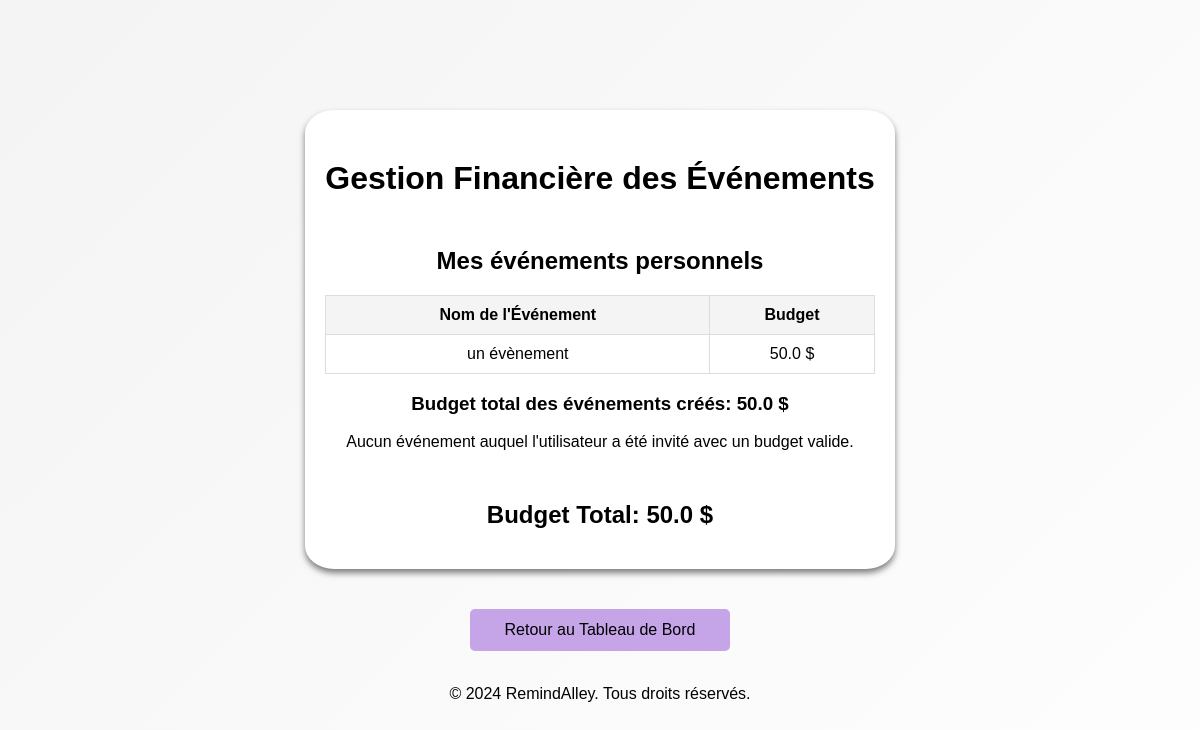
/user/finance (signed in), run on an earlier commit of the app's database.
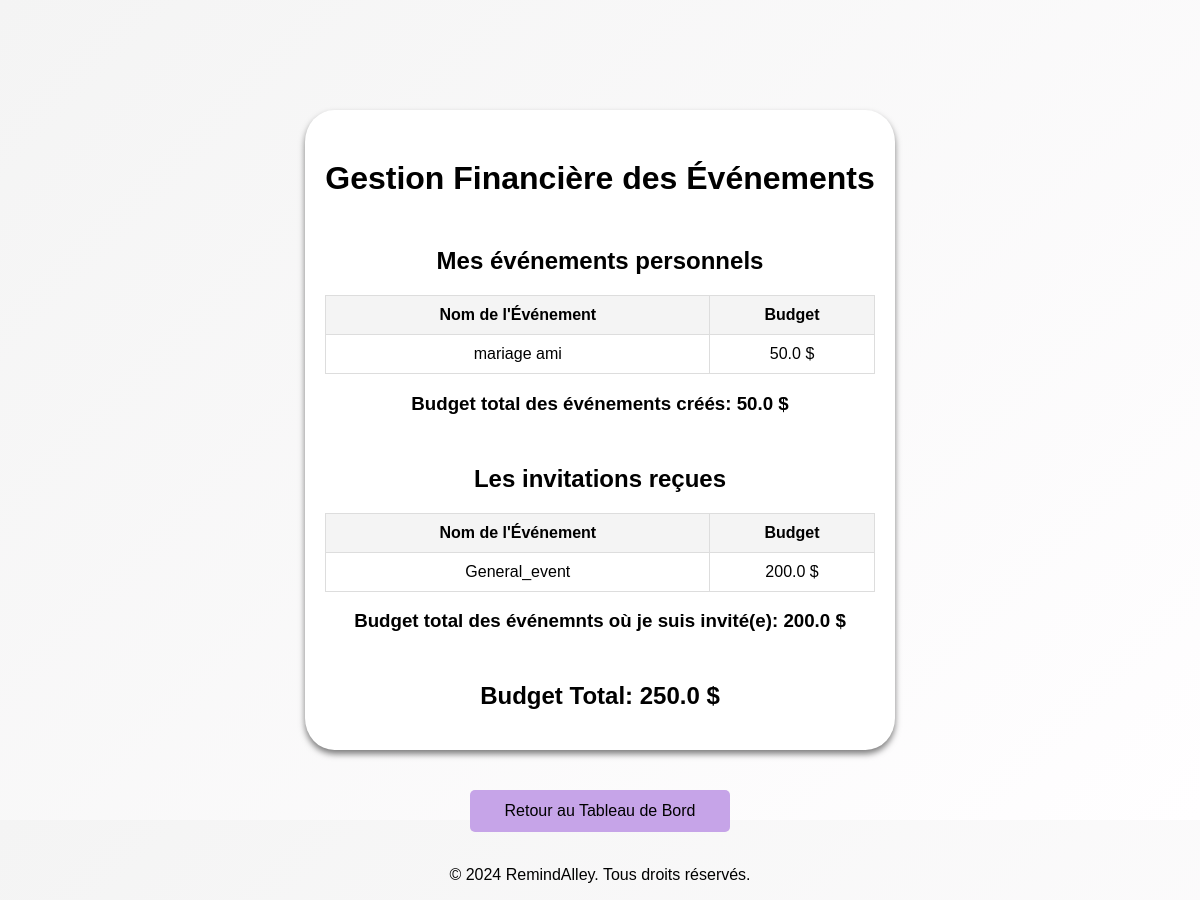
And on a later commit of the database.
### app/models/event.py (models this page shows)
class Event(db.Model):
    __tablename__ = 'event'
    id = db.Column(db.Integer, primary_key = True)
    title = db.Column(db.String(120), nullable=False)
    date = db.Column(db.DateTime, nullable=False)
    zoom_link = db.Column(db.String(500))
    budget = db.Column(db.Float)
    cost = db.Column(db.Float)
    description = db.Column(db.String(500))
    comments = db.Column(db.String(500))
    owner_id = db.Column(db.Integer, db.ForeignKey('user.id'), nullable=False)
    event_type = db.Column(db.String(50), nullable=False)
    priority = db.Column(db.String(50), nullable=False)
    location = db.Column(db.String(150))
    marriage_details = db.relationship('MarriageEvent', uselist=False, backref='event', cascade="all, delete-orphan")
    party_details = db.relationship('PartyEvent', uselist=False, backref='event', cascade="all, delete-orphan")
    meeting_details = db.relationship('MeetingEvent', uselist=False, backref='event', cascade="all, delete-orphan")
    festival_details = db.relationship('FestivalEvent', uselist=False, backref='event', cascade="all, delete-orphan")

### app/routes/user.py (the view)
@user_bp.route('/finance')
def finance():
    owned_events = Event.query.filter(Event.owner_id==current_user.id, Event.budget.isnot(None), Event.budget > 0).all()
    invited_events = Event.query.join(Invitation).filter(Invitation.user_id == current_user.id, Event.cost.isnot(None), Event.cost > 0).all()
    total_owned_budget = sum(float(event.budget or 0) for event in owned_events)
    total_invited_budget = sum(float(event.cost or 0) for event in invited_events)
    total_budget = total_owned_budget + total_invited_budget
    return render_template(
        'finance.html',
        owned_events=owned_events,
        invited_events=invited_events,
        total_owned_budget=total_owned_budget,
        total_invited_budget=total_invited_budget,
        total_budget=total_budget
    )

### app/models/user.py (called while the page is built)
    @property
    def is_authenticated(self):
        return True

### app/templates/finance.html (shortened to what this page needs)
<!DOCTYPE html>
<html lang="fr">
<head>
    <link rel="stylesheet" href="{{ url_for('static', filename='css/financeForm.css') }}">
</head>
<body>
    <div class="container">
        <h1>Gestion Financière des Événements</h1>
        {% if owned_events %}
        <h2>Mes événements personnels</h2>
        <table class="table table-bordered">
            <thead>
                <tr>
                    <th>Nom de l'Événement</th>
                    <th>Budget</th>
                </tr>
            </thead>
            <tbody>
                {% for event in owned_events %}
                <tr>
                    <td>{{ event.title }}</td>
                    <td>{{ event.budget }} $</td>
                </tr>
                {% else %}
                <tr>
                    <td colspan="2">Aucun événement créé.</td>
                </tr>
                {% endfor %}
            </tbody>
        </table>
        <h3>Budget total des événements créés: {{ total_owned_budget }} $</h3>
        {% else %}
        <p>Aucun événement créé avec un budget valide.</p>
        {% endif %}
        {% if invited_events %}
        <h2>Les invitations reçues</h2>
        <table class="table table-bordered">
            <thead>
                <tr>
                    <th>Nom de l'Événement</th>
                    <th>Budget</th>
                </tr>
            </thead>
            <tbody>
                {% for event in invited_events %}
                <tr>
                    <td>{{ event.title }}</td>
                    <td>{{ event.cost }} $</td>
                </tr>
                {% else %}
                <tr>
                    <td colspan="2">Aucun événement auquel l'utilisateur a été invité.</td>
                </tr>
                {% endfor %}
            </tbody>
        </table>
        <h3>Budget total des événemnts où je suis invité(e): {{ total_invited_budget }} $</h3>
        {% else %}
        <p>Aucun événement auquel l'utilisateur a été invité avec un budget valide.</p>
        {% endif %}
        {% if total_budget > 0 %}
        <h2>Budget Total: {{ total_budget }} $</h2>
        {% endif %}
    </div>
    <a href="{{ url_for('user.user_dashboard', user_id=current_user.id) }}" class="button">Retour au Tableau de Bord</a>
    <br>
    <footer class="footer_ra">
        <p>&copy; 2024 RemindAlley. Tous droits réservés.</p>
    </footer>
</body>
</html>

What changed in the data, as far as the page shows it:
removed Event: title "un évènement", budget "50.0", shown under "Mes événements personnels"
now on this page (row edited): Event: title "mariage ami", budget "50.0", shown under "Mes événements personnels"
added Event: title "General_event", cost "200.0", shown under "Les invitations reçues"
Also different on the page:
{{ total_invited_budget }}: (not shown) → "200.0"
{{ total_budget }}: "50.0" → "250.0"
text no longer shown: "Aucun événement auquel l'utilisateur a été invité avec un budget valide."
text now shown: "Les invitations reçues Nom de l'Événement Budget Budget total des événemnts où je suis invité(e): $"
